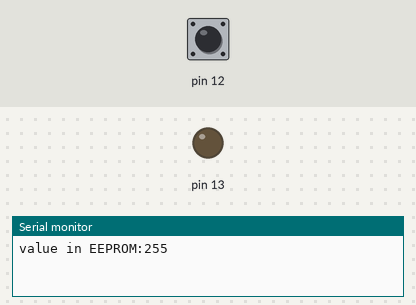
Bench run of a sketch on a simulated Arduino Uno, built with avr-gcc and run on an emulated ATmega328P. Shown: output pins drawn as LEDs (lit = HIGH), the last lines printed to the serial monitor. Dashed ring = blinking. Inputs (shaded band) come from the test bench; at power-on: pin 12 LOW. EEPROM starts erased.

Above: at 1.2 s.
1.3 s: pin 12 pulsed HIGH 5 times (0.12 s each, 0.3 s apart)
At 2.9 s:
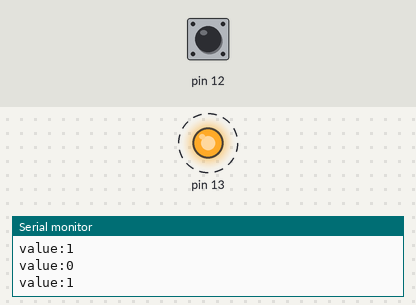
Timing chart, 0 to 4.4 s (numbered marks = the images above; inputs shaded):
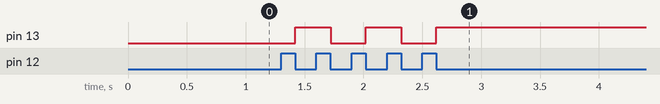

Measured:
- after the input at 1.3 s, pin 13: alternates HIGH for 0.30 s and LOW for 0.30 s, 5 changes in all, then stays HIGH, starting after 0.12 s

The sketch:

eeprom.ino
```cpp
#include<EEPROM.h>
int address=0;
byte value;

void setup() {
  Serial.begin(9600);
  pinMode(13,OUTPUT);
  pinMode(12,INPUT);
  value=EEPROM.read(0);
  Serial.print("value in EEPROM:");
  Serial.println(value);
 if(value==1)
  digitalWrite(13,HIGH);
  else
  digitalWrite(13,LOW);
 }

void loop() {
  if(digitalRead(12)==HIGH){
    if(value==1)
      value=0;
      else
      value=1;
      while(digitalRead(12)==HIGH);
      EEPROM.write(0,value);
      Serial.print("value:");
      Serial.println(value);
  }
    if(value==1)
  digitalWrite(13,HIGH);
  else
  digitalWrite(13,LOW);
 }
```
